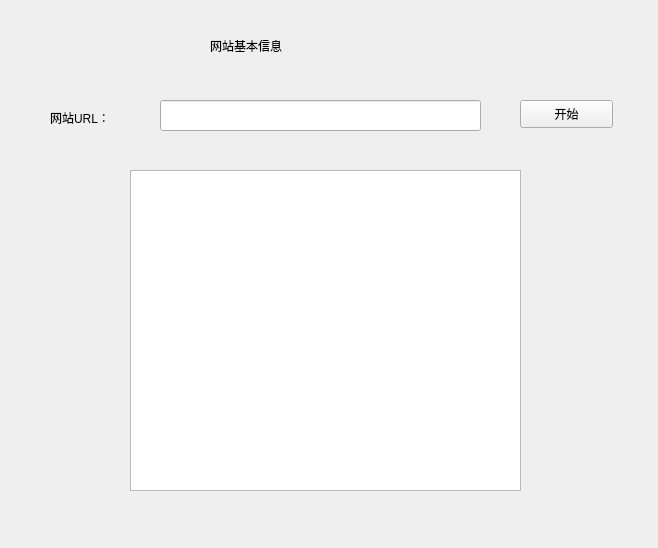
<?xml version="1.0" encoding="UTF-8"?>
<ui version="4.0">
 <class>Info_basic</class>
 <widget class="QWidget" name="Info_basic">
  <property name="geometry">
   <rect>
    <x>0</x>
    <y>0</y>
    <width>658</width>
    <height>548</height>
   </rect>
  </property>
  <property name="windowTitle">
   <string>Info-basic</string>
  </property>
  <property name="windowIcon">
   <iconset>
    <normaloff>C:/Users/23584/Pictures/lovewallpaper/PK2.png</normaloff>C:/Users/23584/Pictures/lovewallpaper/PK2.png</iconset>
  </property>
  <widget class="QLabel" name="label">
   <property name="geometry">
    <rect>
     <x>210</x>
     <y>0</y>
     <width>231</width>
     <height>91</height>
    </rect>
   </property>
   <property name="styleSheet">
    <string notr="true">font: 22pt &quot;楷体&quot;;</string>
   </property>
   <property name="text">
    <string>网站基本信息</string>
   </property>
  </widget>
  <widget class="QLabel" name="label_2">
   <property name="geometry">
    <rect>
     <x>50</x>
     <y>110</y>
     <width>72</width>
     <height>15</height>
    </rect>
   </property>
   <property name="text">
    <string>网站URL：</string>
   </property>
  </widget>
  <widget class="QLineEdit" name="lineEdit">
   <property name="geometry">
    <rect>
     <x>160</x>
     <y>100</y>
     <width>321</width>
     <height>31</height>
    </rect>
   </property>
  </widget>
  <widget class="QPushButton" name="pushButton">
   <property name="geometry">
    <rect>
     <x>520</x>
     <y>100</y>
     <width>93</width>
     <height>28</height>
    </rect>
   </property>
   <property name="text">
    <string>开始</string>
   </property>
  </widget>
  <widget class="QTextEdit" name="textEdit">
   <property name="geometry">
    <rect>
     <x>130</x>
     <y>170</y>
     <width>391</width>
     <height>321</height>
    </rect>
   </property>
  </widget>
 </widget>
 <resources/>
 <connections/>
</ui>
